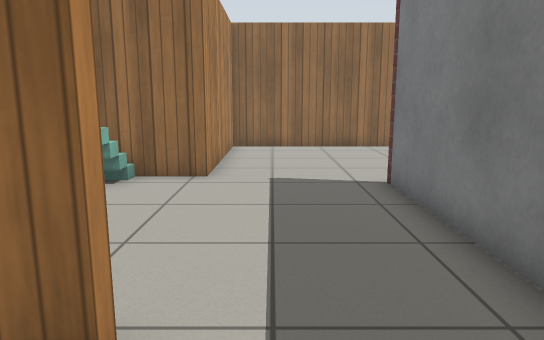
view 1 (above)

19 first-person views from a walk through a Gazebo world. The camera is 0.94 m above the floor, tilts 10° down and sees 70° across. The floor is counted in squares, 0.5 m on a side. Each view is taken from the middle of a square. On the plan, view 1 faces up. The plan holds only what a view shows up to about 19 squares ahead; the rest is blank. The place goes on beyond the plan. Robots are left out. Gazebo's built-in surfaces are drawn with simple patterns.

view 2
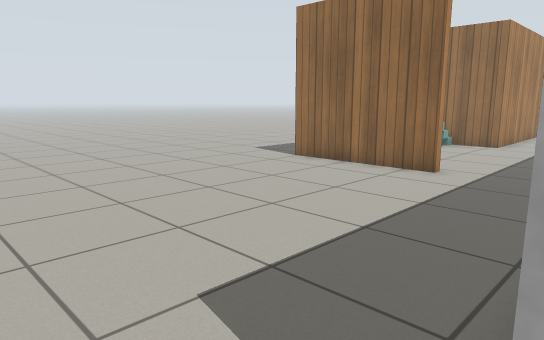

view 3
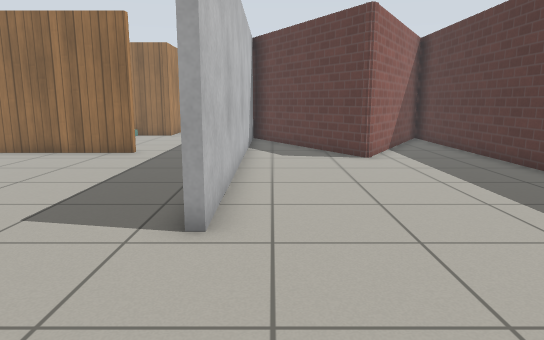

view 4
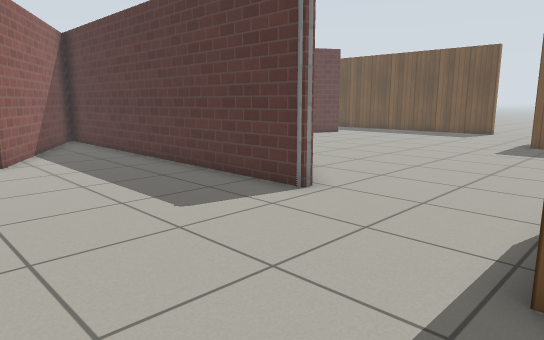

view 5
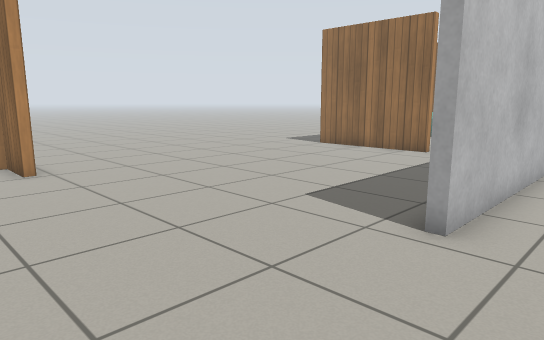

view 6
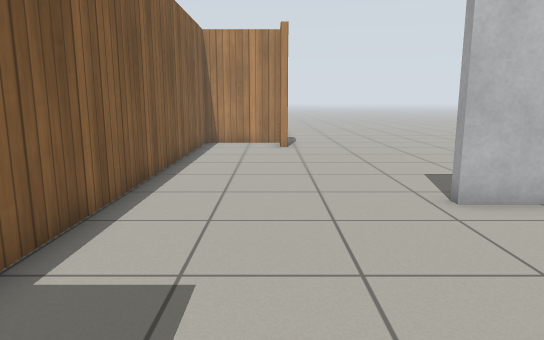

view 7
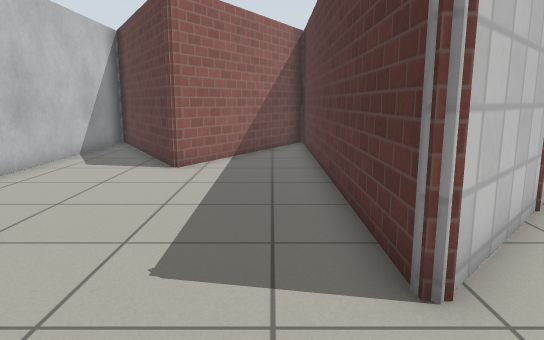

view 8
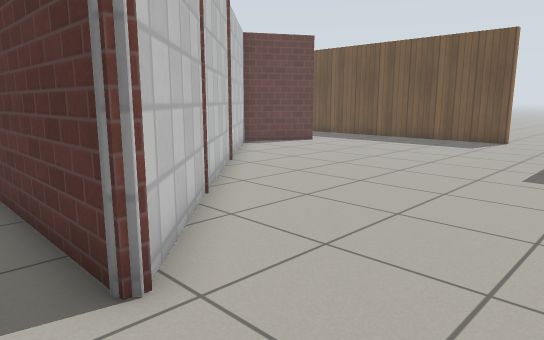

view 9
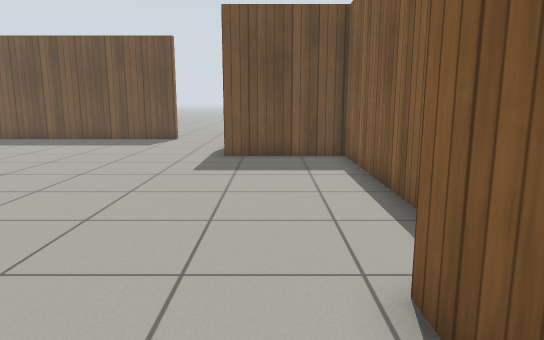

view 10
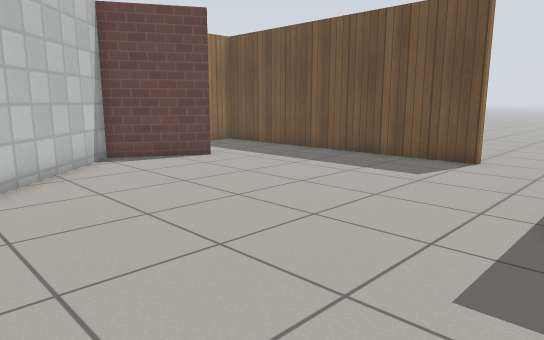

view 11
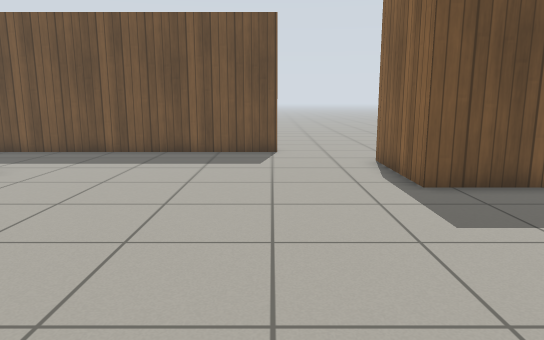

view 12
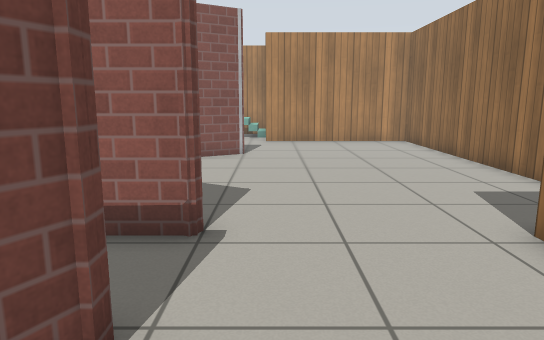

view 13
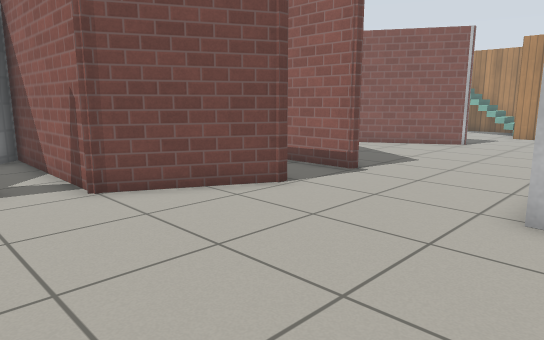

view 14
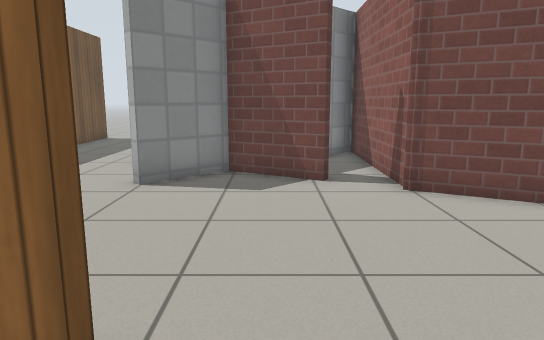

view 15
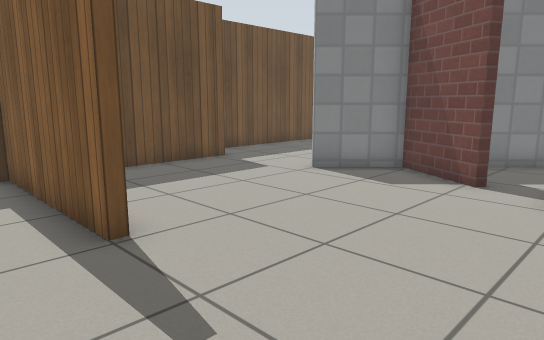

view 16
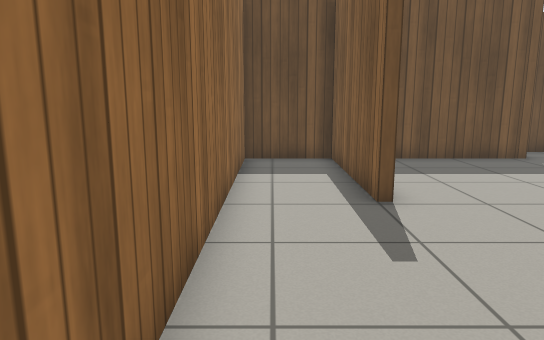

view 17
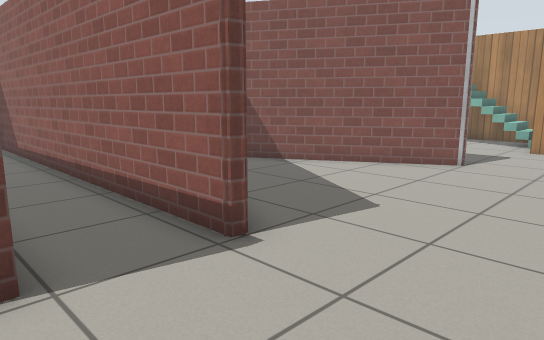

view 18
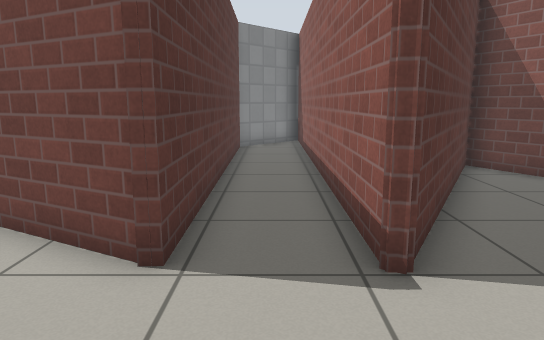

view 19
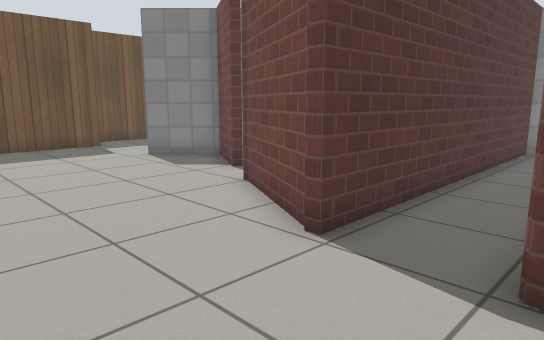

### Floor plan
Ten units are one square. View 1 is at (0, 0); x grows to the right and y downward. Boxes are objects, and circles mark ways between rooms. Rooms are numbered by the first view taken in them; rooms with no view inside come last. Other rooms are left out.
<svg viewBox="-85 -169 400 304">
<path fill="none" stroke="#000" d="M-11 -23 -62 -23M-62 93 -62 96 -79 96 -79 130 60 130M71 -11 40 -65M72 -11 72 -11 72 -11M114 68 114 -55M117 114 136 114M30 -82 30 66 26 66M100 -57 73 -10M296 53 296 -61M178 1 114 68M253 -23 222 -41 185 -5M165 126 234 126 234 84 275 84M292 -65 282 -65M222 -126 222 -130 279 -130 279 -159 161 -159M198 -59 223 -46 241 -64M142 -89 181 -68 180 -4 204 -28M279 -64 279 -109M40 -65 30 -82M27 -36 27 -89 30 -89 72 -16 115 -90 117 -89 117 61M114 -55 114 -82 100 -57M80 -164 -16 -164 -16 -97 -44 -97M-59 -90 -59 -61M115 60 143 32 142 -89"/>
<rect x="-55" y="-45" width="20" height="10" fill="#bbb"><title>stairs</title></rect>
<rect x="-55" y="-95" width="10" height="10" fill="#bbb"><title>stairs</title></rect>
<circle cx="138" cy="85" r="3" fill="#2a7"/>
<circle cx="5" cy="-30" r="3" fill="#2a7"/>
<circle cx="260" cy="-63" r="3" fill="#2a7"/>
<circle cx="140" cy="-110" r="3" fill="#2a7"/>
<text x="10" y="50">1</text>
<text x="230" y="50">2</text>
<text x="210" y="-110">3</text>
<text x="60" y="-90">4</text>
</svg>
Room 1 opens to room 2. Room 1 opens to room 4. Room 2 opens to room 3. Room 3 opens to room 4.

Where each view was taken, in squares from view 1:
view 1: 0 up, 0 right, facing up
view 2: 8 down, 3 right, facing up-left
view 3: 12 down, 4 right, facing up
view 4: 12 down, 5 right, facing up-right
view 5: 12 down, 5 right, facing up-left
view 6: 10 down, 10 right, facing left
view 7: 10 down, 10 right, facing up
view 8: 10 down, 10 right, facing up-right
view 9: 10 down, 10 right, facing right
view 10: 9 down, 17 right, facing up-right
view 11: 5 down, 15 right, facing right
view 12: 10 up, 17 right, facing left
view 13: 15 up, 21 right, facing down-left
view 14: 15 up, 21 right, facing down
view 15: 15 up, 17 right, facing down-right
view 16: 15 up, 15 right, facing right
view 17: 13 up, 15 right, facing down-left
view 18: 13 up, 13 right, facing down
view 19: 13 up, 11 right, facing down-right
